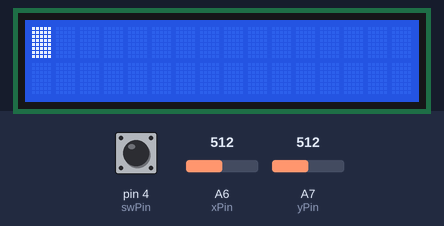
This sketch was run on a simulated Arduino Nano, built with avr-gcc and run on an emulated ATmega328P. Parts: 16×2 character LCD. Inputs (shaded band) come from the test bench; at power-on: A6 (xPin) = 512, pin 4 (swPin) HIGH, A7 (yPin) = 512. What the sketch prints to the serial monitor is not drawn.

Above: at 1.2 s.
1.3 s: A6 (xPin) set to 983
At 1.39 s:
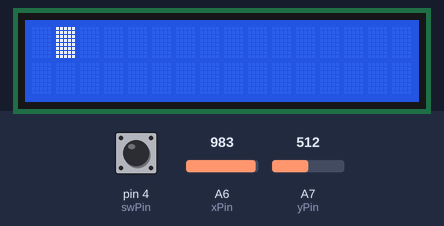
2.8 s: A6 (xPin) set to 1014
5.8 s: pin 4 (swPin) pulled LOW for 1 s
At 6.03 s:
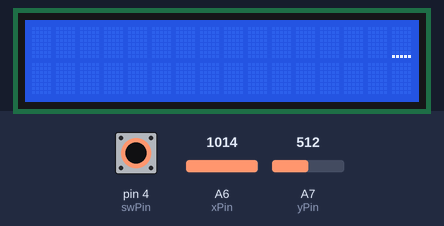
8.3 s: A7 (yPin) set to 306
At 9.0 s:
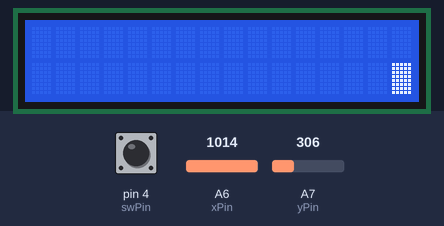
9.8 s: pin 4 (swPin) pulled LOW for 0.15 s
11.5 s: A6 (xPin) set to 0
At 13.8 s:
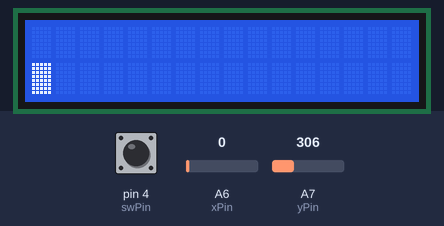
Timing chart, 0 to 14.0 s (numbered marks = the images above; inputs shaded):
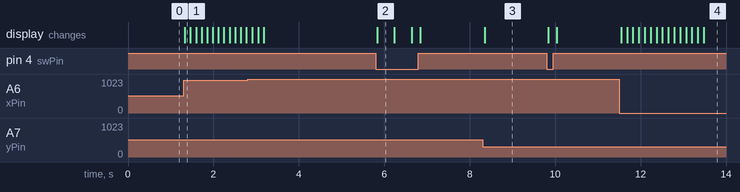

Measured:
- after the input at 1.3 s, the display: changes at once (image 1)
- after the input at 5.8 s, the display: changes at once (image 2)
- after the input at 8.3 s, the display: changes after 0.05 s (image 3)
- after the input at 11.5 s, the display: first changes at once (image 4 shows a later state)
- what the display in image 2 shows lasts 0.4 s, from 5.8 s to 6.2 s

The sketch:

LCD_initial.ino
```cpp
#include <LiquidCrystal.h>
LiquidCrystal lcd(10, 9, 8, 7, 6, 5);

const int xPin = A6;
const int yPin = A7;
const int swPin = 4;

const int COLS = 16;
const int ROWS = 2;

// Tuning knobs
const int DEADZONE = 120;          // bigger = less jitter (try 80–200)
const unsigned long MOVE_MS = 120; // smaller = faster cursor

int cx = 0;   // cursor column
int cy = 0;   // cursor row

unsigned long lastMove = 0;

void setup() {
  Serial.begin(9600);

  lcd.begin(COLS, ROWS);
  lcd.clear();
  //lcd.print("Use joystick");

  pinMode(swPin, INPUT_PULLUP);
  lcd.cursor();      // show underline cursor
  lcd.blink();       // optional: blinking cursor
}

void loop() {
  int xVal = analogRead(xPin);   // 0..1023
  int yVal = analogRead(yPin);   // 0..1023
  int swVal = digitalRead(swPin);

  // Debug (optional)
  Serial.print("X: "); Serial.print(xVal);
  Serial.print(" Y: "); Serial.print(yVal);
  Serial.print(" SW: "); Serial.println(swVal);

  unsigned long now = millis();
  if (now - lastMove >= MOVE_MS) {
    bool moved = false;

    // Horizontal move
    if (xVal < 512 - DEADZONE) {           // left
      if (cx > 0) cx--;
      moved = true;
    } else if (xVal > 512 + DEADZONE) {    // right
      if (cx < COLS - 1) cx++;
      moved = true;
    }

    // Vertical move (fixed inversion)
    if (yVal > 512 + DEADZONE) {        // up
      if (cy > 0) cy--;
      moved = true;
    }
    else if (yVal < 512 - DEADZONE) {   // down
      if (cy < ROWS - 1) cy++;
      moved = true;
    }


    if (moved) {
      lcd.setCursor(cx, cy);
      lastMove = now;
    }
  }

  // Optional: press joystick to "click" (example: toggle blink)
  if (swVal == LOW) {
    lcd.noBlink();
    delay(200); // crude debounce
    lcd.blink();
  }
}
```
